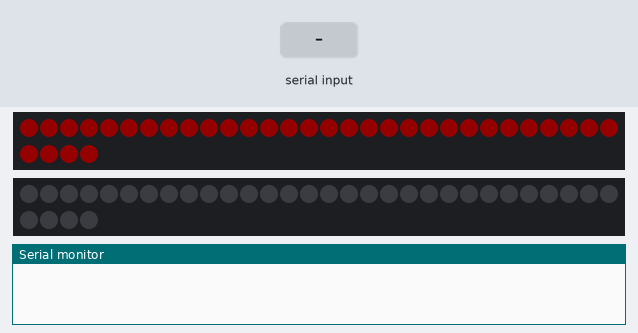
A sketch run on a simulated Arduino Uno, built with avr-gcc and run on an emulated ATmega328P. Shown: 2 × 34 RGB LEDs in strip order, left to right, continuing on the next row, the last lines printed to the serial monitor. The inputs (shaded band) are chosen by the test bench. Dim RGB values are drawn brighter than linear; random numbers use the default seed unless the sketch sets one.

Above: at 3.75 s.
4.3 s: "1\n" received over Serial
At 4.48 s:
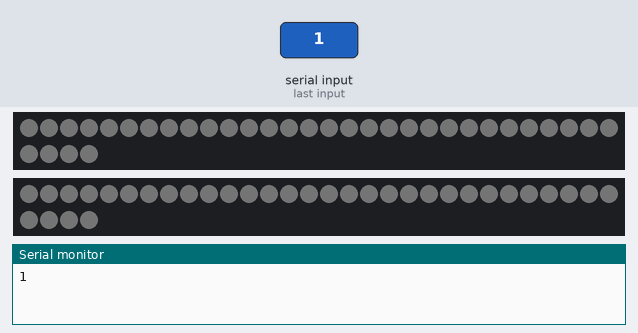
6.7 s: "3\n" received over Serial
At 7.9 s:
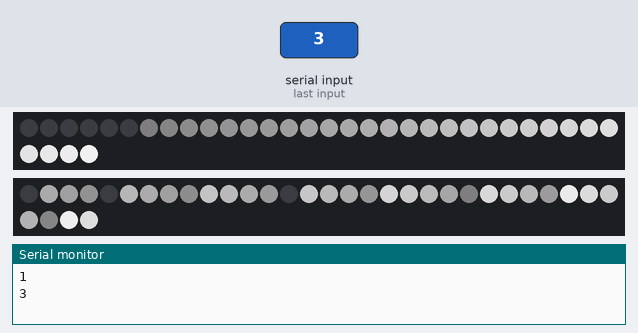
8.2 s: "5\n" received over Serial
At 10.8 s:
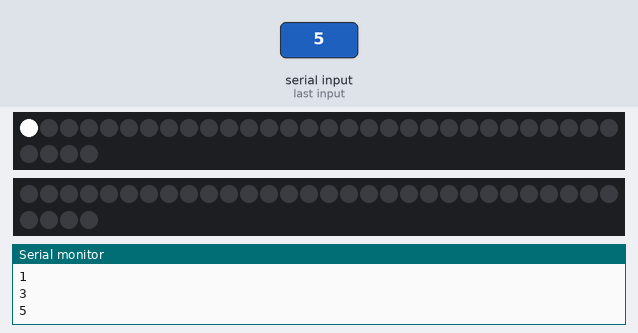
Timing chart, 0 to 12.3 s (numbered marks = the images above; inputs shaded):
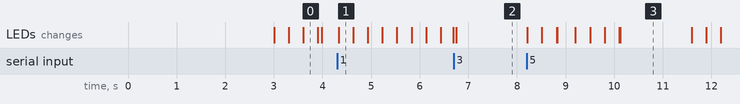

Measured:
- after the input at 4.3 s, the LEDs: change at once (image 1)
- after the input at 8.2 s, the LEDs: first change at once (image 3 shows a later state)

The sketch:

LED_Test.ino
```cpp
int curLEDStyle;

const int numOfStepper = 1;
long stepperPos[numOfStepper]  = {0};
long prevStepperPos[numOfStepper]  = {0};
long newStepperPos[numOfStepper]  = {0};

int inByte;

void setup() {
  for (int i = 0; i < numOfStepper; i++) {
    stepperPos[i] = random(0, 5000);
  }
  setupLED();
  Serial.begin(57600);
}
float t;
void loop() {
  for (int i = 0; i < numOfStepper; i++) {
    float dx = newStepperPos[i] - stepperPos[i] ;//swap X and Y for orientation
    //if (abs(dx) > 20) {
    if (t < 1) {
      stepperPos[i] += dx * easeInOut(t += 0.0002);
    } else {
      if (newStepperPos[i] >= 2500) {
        newStepperPos[i] = random(0, 2000);
      } else {

        newStepperPos[i] = random(3000, 5000);
      }

      prevStepperPos[i] = stepperPos[i];

      t = 0;
    }
   /* Serial.print(i);
    Serial.print(" : ");
    Serial.println(newStepperPos[i]);
    Serial.print(" : ");
    Serial.println(prevStepperPos[i]);
*/
  }
  loopLED();

 if (Serial.available() > 0) {
    // get incoming byte:
    inByte = Serial.parseInt();
    char inByte2 = Serial.read();
    Serial.println(inByte);
    curLEDStyle = inByte ;
  }
}


float easeInOut(float t) {
  return t > 0.5 ? 4 * pow((t - 1), 3) + 1 : 4 * pow(t, 3);
}
```

LED.ino
```cpp
#include <FastLED.h>

// ============ LED ================

#define LED_ly 6
#define LED_ry 7

#define COLOR_ORDER BRG
#define CHIPSET     WS2811
#define NUM_LEDS    34

#define BRIGHTNESS  255
#define FRAMES_PER_SECOND 30

//CRGB leds_ly[NUM_LEDS];
//CRGB leds_ry[NUM_LEDS];


CRGBArray<NUM_LEDS> leds_ly;
CRGBArray<NUM_LEDS> leds_ry;

int currLED;

bool gReverseDirection = false;
```

style.ino
```cpp
long previousMillis1 = 0;
long previousMillis2 = 0;

int maxR = 255;
int maxG = 255;
int maxB = 255;

unsigned long currentMillis = millis();

void setupLED() {

  delay(3000); // sanity delay
  FastLED.addLeds<CHIPSET, LED_ly, COLOR_ORDER>(leds_ly, NUM_LEDS).setCorrection( TypicalLEDStrip );
  FastLED.addLeds<CHIPSET, LED_ry, COLOR_ORDER>(leds_ry, NUM_LEDS).setCorrection( TypicalLEDStrip );
  FastLED.setBrightness( BRIGHTNESS );
  for (int i = 0; i < NUM_LEDS; i++) {
    leds_ly[i] = 0xFF0000;
  }
}

void loopLED() {
  currentMillis = millis();

  led_style(curLEDStyle, 0, 0, 0, 0);

  if (currentMillis - previousMillis1 > (1000 / FRAMES_PER_SECOND)) {
    previousMillis1 = currentMillis;
    FastLED.show(); // display this frame
  }

}
//FORMAT::: intervalTime(30) - fade(30) - MinRange / multiplyRate - MaxRange
//20 - intervalTime(30) - fade(30) ||| fade out
//21 - intervalTime(30) ||| fade in
//22 - empty - empty - rangeMin - rangeMax(5000) ||| brightness according to motor val
//23 - empty - fade(30) - rangeMin - rangeMax(5000)||| brightness according to motor val, furthest LED brightest
//24 - intervalTime(30) - fade(10) ||| LED trail shooting out
//25 - intervalTime(30) - fade(50) - rangeMin - rangeMax(5000) ||| one glowing spot, pos according to motor
//26 - intervalTime(30) - fade(25) - multiplyRate (15) ||| many glowing spot, pos according to motor


void led_style(int s, long f0, long f1, long f2, long f3)
{
  if (s == 0) { //fade out - 20 - intervalTime(30) - fade(30)
    int intervalTime = f0;
    int fade = f1;
    if (intervalTime == 0) {
      intervalTime = 30;
    }
    if (fade == 0) {
      fade = 30;
    }

    if (currentMillis - previousMillis2 > intervalTime) {
      previousMillis2 = currentMillis;
      for (int i = 0; i < NUM_LEDS; i++) {
        leds_ly[i].fadeToBlackBy( fade );
        leds_ry[i].fadeToBlackBy( fade );
      }
    }
  } else if (s == 1) { //fade in - 21 - intervalTime(30)

    int intervalTime = f0;
    if (intervalTime == 0) {
      intervalTime = 30;
    }

    if (currentMillis - previousMillis2 > intervalTime) {
      previousMillis2 = currentMillis;
      for (int i = 0; i < NUM_LEDS; i++) {
        if (leds_ly[i].r < maxR && leds_ly[i].g < maxG && leds_ly[i].b < maxB) {
          leds_ly[i]++;
        }
        if (leds_ry[i].r < maxR && leds_ry[i].g < maxG && leds_ry[i].b < maxB) {
          leds_ry[i]++;
        }


      }
    }
  }
  else if (s == 2) { //brightness according to motor val

    int rangeMin = f2;
    int rangeMax = f3;

    if (rangeMax == 0) {
      rangeMax = 5000;
    }

    int m, n;
    for (int i = 0; i < NUM_LEDS; i++) {
      m  = map(stepperPos[0], rangeMin, rangeMax, 0, 255);
      leds_ly[i] = CRGB(m, m, m);
      n  = map(stepperPos[1], rangeMin, rangeMax, 0, 255);
      leds_ry[i] = CRGB(n, n, n);
    }
  }
  else if (s == 3) {//brightness according to motor val, furthest LED brightest
    int fade = f1;
    int rangeMin = f2;
    int rangeMax = f3;


    if (rangeMax == 0) {
      rangeMax = 5000;
    }

    if (fade == 0) {
      fade = 10;
    }


    int m, n;
    for (int i = 0; i < NUM_LEDS; i++) {
      m  = map(stepperPos[0], rangeMin, rangeMax, 0, 255);
      n  = map(stepperPos[1], rangeMin, rangeMax, 0, 255);

      leds_ly.fadeToBlackBy(fade);
      leds_ry.fadeToBlackBy(fade);

      leds_ly[i] = CRGB(m * ((float)i / NUM_LEDS), m * ((float)i / NUM_LEDS), m * ((float)i / NUM_LEDS));
      leds_ry[i] = CRGB(n * ((float)i / NUM_LEDS), n * ((float)i / NUM_LEDS), n * ((float)i / NUM_LEDS));
    }

  } else if (s == 4) {//LED trail shooting out

    int intervalTime = f0;
    int fade = f1;

    if (intervalTime == 0) {
      intervalTime = 30;
    }
    if (fade == 0) {
      fade = 10;
    }

    if (currLED > NUM_LEDS - 1) {
      currLED = 0;
    }
    if (currentMillis - previousMillis2 > intervalTime) {
      previousMillis2 = currentMillis;

      leds_ly.fadeToBlackBy(fade);
      leds_ly[currLED++] = CRGB(maxR, maxG, maxB);

      leds_ry.fadeToBlackBy(fade);
      leds_ry[currLED++] = CRGB(maxR, maxG, maxB);
    }
  } else if (s == 5) { //one glowing spot, pos according to motor

    int intervalTime = f0;
    int fade = f1;
    int rangeMin = f2;
    int rangeMax = f3;

    if (intervalTime == 0) {
      intervalTime = 30;
    }
    if (fade == 0) {
      fade = 50;
    }
    if (rangeMax == 0) {
      rangeMax = 5000;
    }

    if (currentMillis - previousMillis2 > intervalTime) {
      previousMillis2 = currentMillis;

      leds_ly.fadeToBlackBy(fade); // larger is faster
      leds_ry.fadeToBlackBy(fade); // larger is faster
      leds_ly[map(stepperPos[0], rangeMin, rangeMax, 0, NUM_LEDS)] = CRGB(maxR, maxG, maxB);
      leds_ry[map(stepperPos[1], rangeMin, rangeMax, 0, NUM_LEDS)] = CRGB(maxR, maxG, maxB);
    }
  }
  else if (s == 6) {  //many glowing spot, pos according to motor


    int intervalTime = f0;
    int fade = f1;
    int multiplyRate = f2;

    if (intervalTime == 0) {
      intervalTime = 30;
    }
    if (fade == 0) {
      fade = 25;
    }
    if (multiplyRate == 0) {
      multiplyRate = 15;
    }

    if (currentMillis - previousMillis2 > intervalTime) {
      previousMillis2 = currentMillis;

      leds_ly.fadeToBlackBy(fade);
      leds_ry.fadeToBlackBy(fade);
      if (currLED > NUM_LEDS - 1) {
        currLED = 0;
      }
      leds_ly[random(0, NUM_LEDS)] *= multiplyRate;
      for (int i = 0; i < NUM_LEDS; i++) {
        if (leds_ly[i].r == 0 && leds_ly[i].g == 0 && leds_ly[i].b == 0) {
          leds_ly[i++] = CRGB(maxR / multiplyRate, maxG / multiplyRate, maxB / multiplyRate);
        }
        if (leds_ry[i].r == 0 && leds_ry[i].g == 0 && leds_ry[i].b == 0) {
          leds_ry[i++] = CRGB(maxR / multiplyRate, maxG / multiplyRate, maxB / multiplyRate);
        }
      }


    }
  }

}
```
